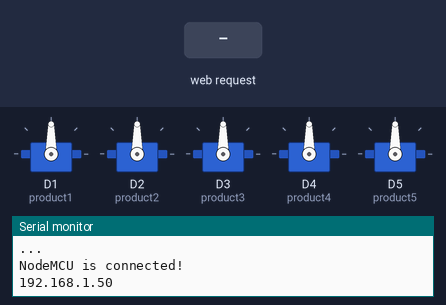
A sketch run on a simulated ESP8266 (NodeMCU). On the bench: 5 × servo, the last lines printed to the serial monitor. The inputs (shaded band) are chosen by the test bench. WiFi joins after 1.5 s; servers stay silent unless stated.

Above: at 2.7 s.
2.8 s: HTTP request GET /servo1 received
At 2.95 s:
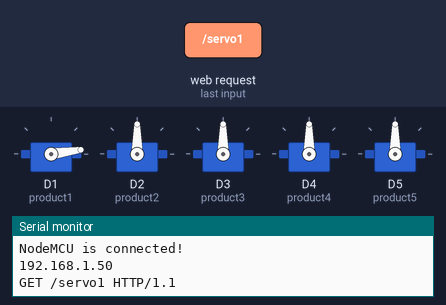
5.8 s: HTTP request GET /servo2 received
At 5.95 s:
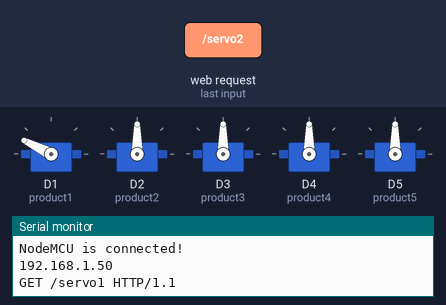
11.8 s: HTTP request GET /servo3 received
At 11.95 s:
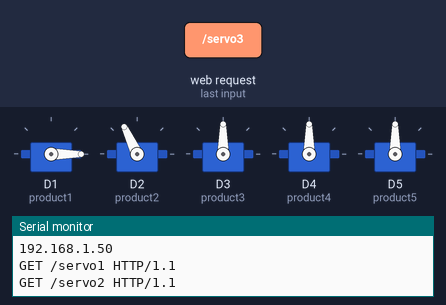
17.8 s: HTTP request GET /servo4 received
23.8 s: HTTP request GET /servo5 received
Timing chart, 0 to 27.8 s (numbered marks = the images above; inputs shaded):
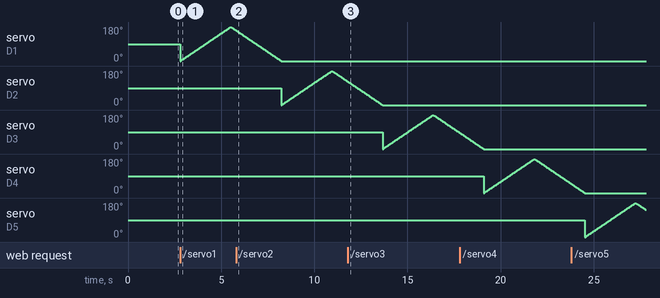

The sketch:

E-Vendor_Driver_Code.ino
```cpp
#include <ESP8266WiFi.h>
#include <Servo.h>

Servo myservo1;
Servo myservo2;
Servo myservo3;
Servo myservo4;
Servo myservo5;

int pos = 0;
WiFiClient client;
WiFiServer server(80);

#define product1 D1
#define product2 D2
#define product3 D3
#define product4 D4
#define product5 D5

void setup()
{
  // put your setup code here, to run once:
  Serial.begin(9600);
  WiFi.begin("POCO", "Sudhanshu98");
  while(WiFi.status() != WL_CONNECTED)
  {
    delay(250);
    Serial.print("...\n");
  }
  Serial.println();
  Serial.println("NodeMCU is connected!");
  Serial.println(WiFi.localIP());
  server.begin();
  myservo1.attach(product1);
  myservo2.attach(product2);
  myservo3.attach(product3);
  myservo4.attach(product4);
  myservo5.attach(product5);
}

void loop()
{
  // put your main code here, to run repeatedly:
  client = server.available();  //Gets a client that is connected to the server and has data available for reading.
  if (client == 1)
  {
    String request =  client.readStringUntil('\n');
    Serial.println(request);
    request.trim();
    if(request == "GET /servo1 HTTP/1.1")
    {
      for (pos = 0; pos <= 180; pos += 1) {
         myservo1.write(pos);
          delay(15);
          }
      for (pos = 180; pos >= 0; pos -= 1) {
        myservo1.write(pos);
        delay(15);
      }
    }


    if(request == "GET /servo2 HTTP/1.1")
    {
      for (pos = 0; pos <= 180; pos += 1) {
         myservo2.write(pos);
          delay(15);
          }
      for (pos = 180; pos >= 0; pos -= 1) {
        myservo2.write(pos);
        delay(15);
      }
    }


    if(request == "GET /servo3 HTTP/1.1")
    {
        for (pos = 0; pos <= 180; pos += 1) {
         myservo3.write(pos);
          delay(15);
          }
      for (pos = 180; pos >= 0; pos -= 1) {
        myservo3.write(pos);
        delay(15);
      }
    }


    if(request == "GET /servo4 HTTP/1.1")
    {
        for (pos = 0; pos <= 180; pos += 1) {
         myservo4.write(pos);
          delay(15);
          }
      for (pos = 180; pos >= 0; pos -= 1) {
        myservo4.write(pos);
        delay(15);
      }
    }

    if(request == "GET /servo5 HTTP/1.1")
    {
        for (pos = 0; pos <= 180; pos += 1) {
         myservo5.write(pos);
          delay(15);
          }
      for (pos = 180; pos >= 0; pos -= 1) {
        myservo5.write(pos);
        delay(15);
      }
    }
  }
}
```
